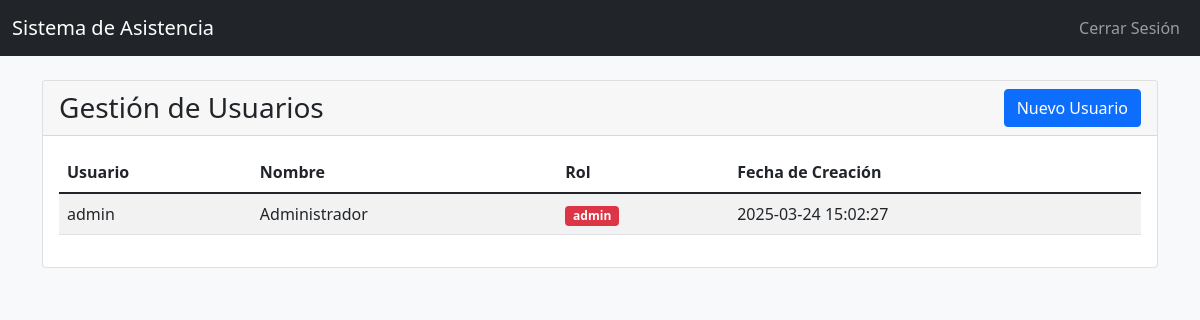
Page /admin (signed in) on the earlier database version.
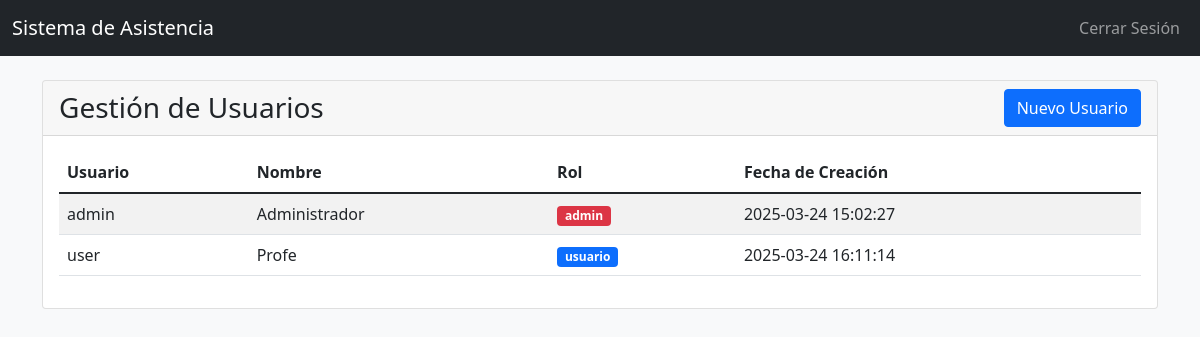
Same page on the later database version.
### tables this page shows
CREATE TABLE usuarios (
            id INTEGER PRIMARY KEY AUTOINCREMENT,
            username TEXT UNIQUE NOT NULL,
            password TEXT NOT NULL,
            nombre TEXT NOT NULL,
            rol TEXT CHECK(rol IN ('admin', 'usuario')) NOT NULL DEFAULT 'usuario',
            created_at TIMESTAMP DEFAULT CURRENT_TIMESTAMP
        );

### app.py (the view)
@app.route('/admin')
@admin_required
def admin_panel():
    conn = sqlite3.connect(DB_PATH)
    c = conn.cursor()
    users = c.execute('SELECT id, username, nombre, rol, created_at FROM usuarios').fetchall()
    conn.close()
    return render_template('admin.html', users=users)

### app.py (called while the page is built)
def admin_required(f):
    @wraps(f)
    def decorated_function(*args, **kwargs):
        if 'user_role' not in session or session['user_role'] != 'admin':
            flash('No tienes permisos para acceder a esta función', 'error')
            return redirect(url_for('index'))
        return f(*args, **kwargs)
    return decorated_function

### templates/admin.html (shortened to what this page needs)
<!DOCTYPE html>
<html lang="es">
<head>
    <link href="https://cdn.jsdelivr.net/npm/bootstrap@5.1.3/dist/css/bootstrap.min.css" rel="stylesheet">
</head>
<body class="bg-light">
    <nav class="navbar navbar-expand-lg navbar-dark bg-dark">
        <div class="container-fluid">
            <a class="navbar-brand" href="{{ url_for('index') }}">Sistema de Asistencia</a>
            <div class="navbar-nav ms-auto">
                <a class="nav-link" href="{{ url_for('logout') }}">Cerrar Sesión</a>
            </div>
        </div>
    </nav>
    <div class="container mt-4">
        <div class="row">
            <div class="col-12">
                <div class="card">
                    <div class="card-header d-flex justify-content-between align-items-center">
                        <h3 class="mb-0">Gestión de Usuarios</h3>
                        <a href="{{ url_for('register') }}" class="btn btn-primary">Nuevo Usuario</a>
                    </div>
                    <div class="card-body">
                        <div class="table-responsive">
                            <table class="table table-striped">
                                <thead>
                                    <tr>
                                        <th>Usuario</th>
                                        <th>Nombre</th>
                                        <th>Rol</th>
                                        <th>Fecha de Creación</th>
                                    </tr>
                                </thead>
                                <tbody>
                                    {% for user in users %}
                                    <tr>
                                        <td>{{ user[1] }}</td>
                                        <td>{{ user[2] }}</td>
                                        <td><span class="badge {% if user[3] == 'admin' %}bg-danger{% else %}bg-primary{% endif %}">{{ user[3] }}</span></td>
                                        <td>{{ user[4] }}</td>
                                    </tr>
                                    {% endfor %}
                                </tbody>
                            </table>
                        </div>
                    </div>
                </div>
            </div>
        </div>
    </div>
</body>
</html>

Differences in the rows shown:
added usuarios: username "user", nombre "Profe", rol "usuario", created_at "2025-03-24 16:11:14"
